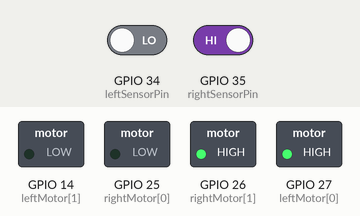
Recording of a sketch running on a simulated ESP32. On the bench: switched loads named in the sketch (green lamp = pin HIGH). The test bench sets the inputs (shaded band); at power-on: GPIO 34 (leftSensorPin) LOW, GPIO 35 (rightSensorPin) HIGH.

Above: at 1.2 s.
1.3 s: GPIO 34 (leftSensorPin) driven HIGH
At 1.8 s:
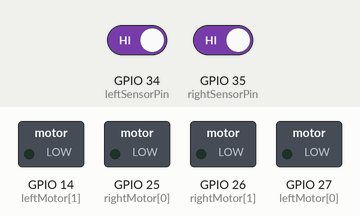
2.8 s: GPIO 35 (rightSensorPin) driven LOW
At 4.0 s:
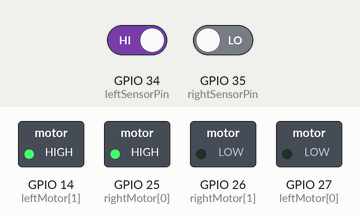
4.3 s: GPIO 34 (leftSensorPin) driven LOW
At 5.3 s:
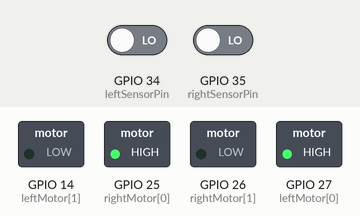
5.8 s: GPIO 35 (rightSensorPin) driven HIGH
At 6.4 s:
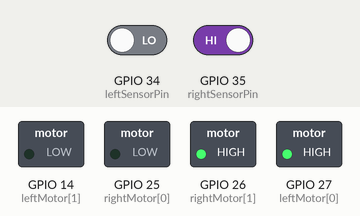
Timing chart, 0 to 8.3 s (numbered marks = the images above; inputs shaded):
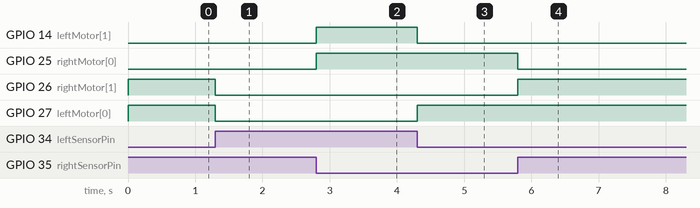

Measured:
- after the input at 1.3 s, GPIO 26 (rightMotor[1]), GPIO 27 (leftMotor[0]): HIGH → LOW at once
- after the input at 2.8 s, GPIO 14 (leftMotor[1]), GPIO 25 (rightMotor[0]): LOW → HIGH at once
- after the input at 4.3 s, GPIO 14 (leftMotor[1]): HIGH → LOW at once; GPIO 27 (leftMotor[0]): LOW → HIGH at once
- after the input at 5.8 s, GPIO 25 (rightMotor[0]): HIGH → LOW at once; GPIO 26 (rightMotor[1]): LOW → HIGH at once

The sketch:

line_follower_2_sensors.ino
```cpp
// Sensor pins
const int leftSensorPin = 34;
const int rightSensorPin = 35;

// Motor driver pins
const int rightMotor[2] = {25, 26}; // Right motor IN1, IN2
const int leftMotor[2]  = {27, 14}; // Left motor IN3, IN4

void setup() {
  pinMode(leftSensorPin, INPUT);
  pinMode(rightSensorPin, INPUT);

  pinMode(rightMotor[0], OUTPUT);
  pinMode(rightMotor[1], OUTPUT);
  pinMode(leftMotor[0], OUTPUT);
  pinMode(leftMotor[1], OUTPUT);

  Serial.begin(115200);
}

void loop() {
  bool leftDetected = digitalRead(leftSensorPin) == LOW;   // black = LOW
  bool rightDetected = digitalRead(rightSensorPin) == LOW; // black = LOW

  if (leftDetected && rightDetected) {
    moveForward();
  } else if (leftDetected && !rightDetected) {
    turnRight();  // swapped
  } else if (!leftDetected && rightDetected) {
    turnLeft();   // swapped
  } else {
    stopMotors();
  }
}

// Movement functions
void moveForward() {
  digitalWrite(rightMotor[0], HIGH);
  digitalWrite(rightMotor[1], LOW);
  digitalWrite(leftMotor[0], HIGH);
  digitalWrite(leftMotor[1], LOW);
}

void turnLeft() {
  digitalWrite(rightMotor[0], HIGH);
  digitalWrite(rightMotor[1], LOW);
  digitalWrite(leftMotor[0], LOW);
  digitalWrite(leftMotor[1], HIGH);
}

void turnRight() {
  digitalWrite(rightMotor[0], LOW);
  digitalWrite(rightMotor[1], HIGH);
  digitalWrite(leftMotor[0], HIGH);
  digitalWrite(leftMotor[1], LOW);
}

void stopMotors() {
  digitalWrite(rightMotor[0], LOW);
  digitalWrite(rightMotor[1], LOW);
  digitalWrite(leftMotor[0], LOW);
  digitalWrite(leftMotor[1], LOW);
}
```
